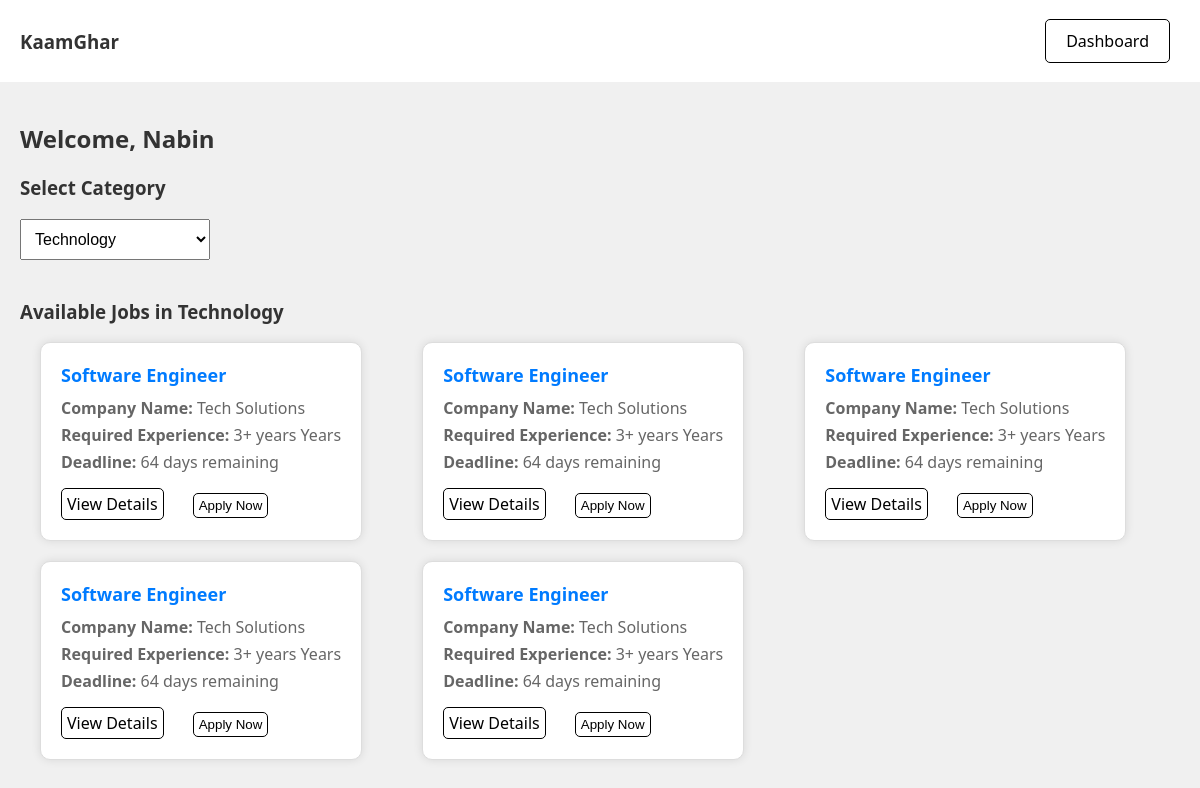
/Authentication/category.php (signed in), run on the app's committed database.
### tables this page shows
CREATE TABLE `jobs` (
  `id` int(11) NOT NULL,
  `user_id` int(11) NOT NULL,
  `job_title` varchar(255) NOT NULL,
  `job_description` text NOT NULL,
  `company_name` varchar(255) NOT NULL,
  `email` varchar(255) NOT NULL,
  `location` varchar(255) NOT NULL,
  `employment_type` varchar(255) NOT NULL,
  `salary` varchar(255) DEFAULT NULL,
  `required_experience` varchar(255) DEFAULT NULL,
  `education_level` varchar(255) DEFAULT NULL,
  `skills` text DEFAULT NULL,
  `application_deadline` date DEFAULT NULL,
  `benefits` text DEFAULT NULL,
  `company_overview` text DEFAULT NULL,
  `contact_information` text DEFAULT NULL,
  `category_name` varchar(255) NOT NULL,
  `status` enum('pending','approved','rejected') NOT NULL DEFAULT 'pending',
  `created_at` timestamp NOT NULL DEFAULT current_timestamp(),
  `updated_at` timestamp NOT NULL DEFAULT current_timestamp() ON UPDATE current_timestamp(),
  `del` varchar(5) DEFAULT 'false'
);

### Authentication/category.php (the view, shortened to what this page needs)
<?php
$servername = "localhost";
$username = "root";
$password = "";
$dbname = "oddjob";
$conn = new mysqli($servername, $username, $password, $dbname);
$role = $_SESSION['role'];
$category_query = "SELECT DISTINCT category_name FROM jobs WHERE status = 'approved' AND del = 'false'";
$category_result = $conn->query($category_query);
$category = isset($_GET['category']) ? $_GET['category'] : 'Technology';
$category_jobs_query = "SELECT * FROM jobs WHERE category_name = '$category' AND status = 'approved' AND del = 'false'";
$category_jobs_result = $conn->query($category_jobs_query);
$user_id = $_SESSION['email'];
?>
<!DOCTYPE html>
<html lang="en">
<head>
</head>
<body>
<header>
    <div class="navbar">
        <h3>KaamGhar</h3>
        <div class="nav-links">
            <a class="nav-button" href="./dashboard.php">Dashboard</a>
        </div>
    </div>
</header>
<main>
    <h2>Welcome, <?php echo isset($_SESSION['email']) ? $_SESSION['name'] : ''; ?></h2>
    <h3>Select Category</h3>
    <form method="GET" action="category.php">
        <select name="category" onchange="this.form.submit()">
            <?php while ($category_row = $category_result->fetch_assoc()): ?>
                <option value="<?php echo $category_row['category_name']; ?>" <?php echo ($category_row['category_name'] == $category) ? 'selected' : ''; ?>>
                    <?php echo $category_row['category_name']; ?>
                </option>
            <?php endwhile; ?>
        </select>
    </form>
    <h3>Available Jobs in <?php echo htmlspecialchars($category); ?></h3>
    <?php if ($category_jobs_result && $category_jobs_result->num_rows > 0): ?>
        <div class="job-listing-container">
            <?php while ($job = $category_jobs_result->fetch_assoc()):
                $deadline = new DateTime($job['application_deadline']);
                $currentDate = new DateTime();
                $remaining_days = $deadline->diff($currentDate)->format("%r%a days remaining");
                $check_application_query = "SELECT COUNT(*) AS application_count FROM applied_job WHERE id = '" . $job['id'] . "' AND applied_by = '$user_id'";
                $check_application_result = $conn->query($check_application_query);
                $application_count = ($check_application_result->num_rows > 0) ? $check_application_result->fetch_assoc()['application_count'] : 0;
                ?>
                <div class="job-listing">
                    <h4><?php echo $job['job_title']; ?></h4>
                    <p><strong>Company Name:</strong> <?php echo $job['company_name']; ?></p>
                    <p><strong>Required Experience:</strong> <?php echo ($job['required_experience'] == 0 ? "No Experience Required." : $job['required_experience'] . " Years"); ?></p>
                    <p><strong>Deadline:</strong> <?php echo $remaining_days; ?></p>
                    <a id="hari" href="./job_details.php?job_id=<?php echo $job['id']; ?>">View Details</a>&nbsp;&nbsp;&nbsp;&nbsp;&nbsp;&nbsp;
                    <?php if ($role != 'employer' && $application_count == 0): ?>
                        <form id= "ram" method="POST" action="category.php?category=<?php echo urlencode($category); ?>">
                            <button type="submit" class="apply-link">Apply Now</button>
                        </form>
                    <?php elseif ($role != 'employer'): ?>
                        <span class="applied-status">Applied</span>
                    <?php endif; ?>
                </div>
            <?php endwhile; ?>
        </div>
    <?php else: ?>
        <p>No jobs found in this category.</p>
    <?php endif; ?>
</main>
</body>
</html>

### Authentication/category.php (style rules this page uses)
body { font-family: 'Segoe UI', Tahoma, Geneva, Verdana, sans-serif; background-color: #f0f0f0; margin: 0; padding: 0; }
header { background-color: white; color: #ffffff; padding: 10px 20px; }
.navbar { display: flex; justify-content: space-between; align-items: center; }
.nav-links { display: flex; align-items: center; }
.nav-button { background-color: white; color: black; border: 1px solid black; padding: 10px 20px; margin: 0 10px; border-radius: 5px; font-size: 16px; text-decoration: none; transition: background-color 0.3s ease; }
main { padding: 20px; }
h2, h3 { color: #333333; }
.job-listing-container { display: flex; flex-wrap: wrap; gap: 20px; }
.job-listing { background-color: #ffffff; border: 1px solid #dddddd; border-radius: 10px; padding: 20px; flex: 0 1 calc(25%-20px); max-width: calc(25%); box-shadow: 0 0 10px rgba(0, 0, 0, 0.1); transition: box-shadow 0.3s ease; margin-right: 20px; margin-left: 20px; }
.job-listing h4 { margin: 0 0 10px 0; font-size: 18px; color: #007BFF; }
.job-listing p { margin: 5px 0; color: #666666; }
.job-listing a { text-decoration: none; color: #007BFF; display: inline-block; margin-top: 10px; }
select { padding: 10px; margin-bottom: 20px; font-size: 16px; }
.apply-link { background-color: white; color: black; border: 1px solid black; border-radius: 5px; padding: 4px 5px; }
#ram { display: inline; }
#hari { background-color: white; color: black; border: 1px solid black; border-radius: 5px; padding: 4px 5px; text-decoration: none; }

### data on the page
jobs: job_title "Software Engineer", company_name "Tech Solutions", required_experience "3+ years"
jobs: job_title "Software Engineer", company_name "Tech Solutions", required_experience "3+ years"
jobs: job_title "Software Engineer", company_name "Tech Solutions", required_experience "3+ years"
jobs: job_title "Software Engineer", company_name "Tech Solutions", required_experience "3+ years"
jobs: job_title "Software Engineer", company_name "Tech Solutions", required_experience "3+ years"

### other printed values
$_SESSION['name'] "Nabin"
$category "Technology"
form field category "Technology"
